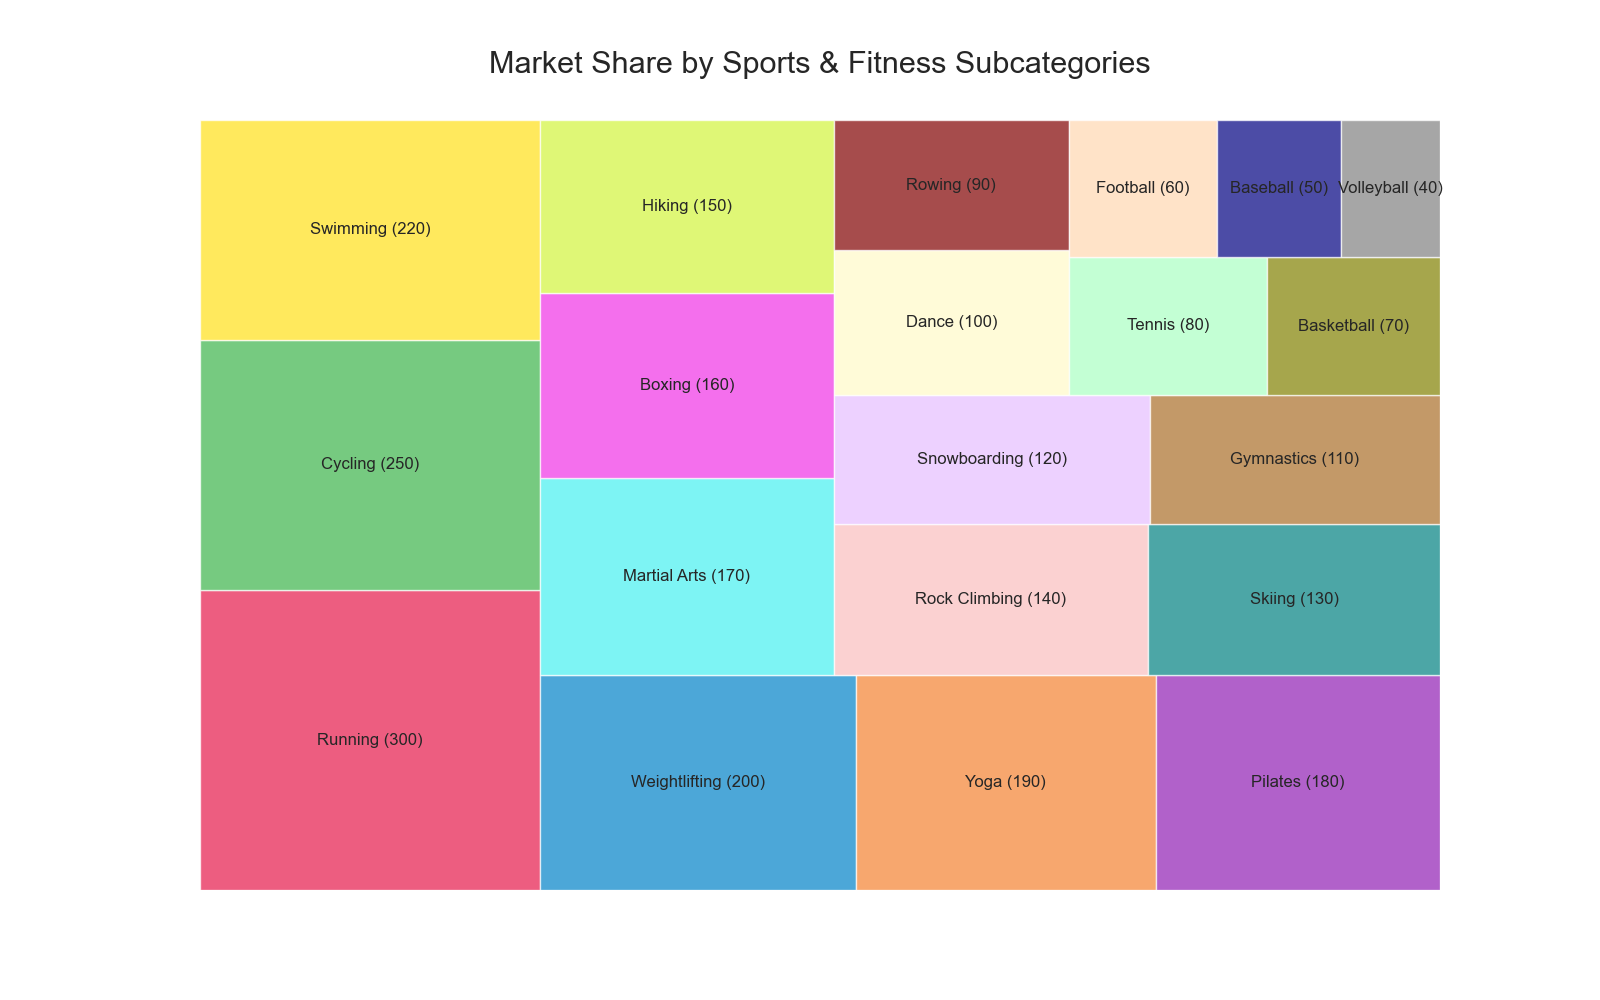

Write the Python code that produced this figure.

import matplotlib.pyplot as plt
import pandas as pd
import squarify

# Seaborn for improved visuals
import seaborn as sns
sns.set(style="whitegrid")

# Create the dataframe
data = '''
category,sub_category,value
Sports & Fitness,Running,300
Sports & Fitness,Cycling,250
Sports & Fitness,Swimming,220
Sports & Fitness,Weightlifting,200
Sports & Fitness,Yoga,190
Sports & Fitness,Pilates,180
Sports & Fitness,Martial Arts,170
Sports & Fitness,Boxing,160
Sports & Fitness,Hiking,150
Sports & Fitness,Rock Climbing,140
Sports & Fitness,Skiing,130
Sports & Fitness,Snowboarding,120
Sports & Fitness,Gymnastics,110
Sports & Fitness,Dance,100
Sports & Fitness,Rowing,90
Sports & Fitness,Tennis,80
Sports & Fitness,Basketball,70
Sports & Fitness,Football,60
Sports & Fitness,Baseball,50
Sports & Fitness,Volleyball,40
'''

# Simulate reading a CSV file
from io import StringIO
df = pd.read_csv(StringIO(data))

# Prepare data
sizes = df['value'].values.tolist()
label_texts = df['sub_category'].map(str) + " (" + df['value'].astype(str) + ")"

# Color list
colors = [
    '#e6194b', '#3cb44b', '#ffe119', '#0082c8', '#f58231',
    '#911eb4', '#46f0f0', '#f032e6', '#d2f53c', '#fabebe',
    '#008080', '#e6beff', '#aa6e28', '#fffac8', '#800000',
    '#aaffc3', '#808000', '#ffd8b1', '#000080', '#808080'
]

# Create a figure and a set of subplots
fig, ax = plt.subplots(1, figsize=(16, 10))

# Squarify: plot a treemap of the data
squarify.plot(sizes=sizes, label=label_texts, color=colors, alpha=.7, ax=ax)

# Remove the axes
plt.axis('off')

# Set the title of the plot
plt.title('Market Share by Sports & Fitness Subcategories', fontsize=22, y=1.05)

# Show
plt.show()
